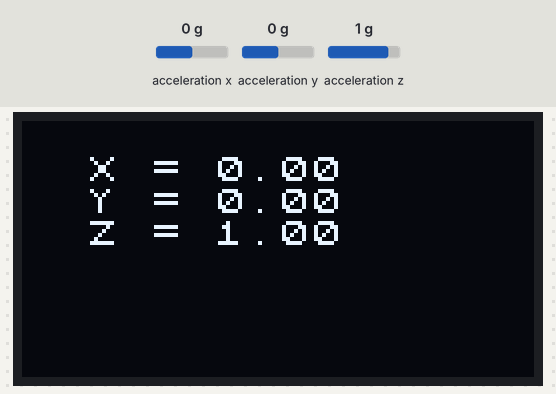
A sketch run on a simulated Arduino Uno, built with avr-gcc and run on an emulated ATmega328P. Parts: 128×64 one-colour display. Inputs (shaded band) come from the test bench; at power-on: acceleration x 0 g, acceleration y 0 g, acceleration z 1 g.

Above: at 1.2 s.
1.3 s: acceleration x set to -1.4 g
At 2.6 s:
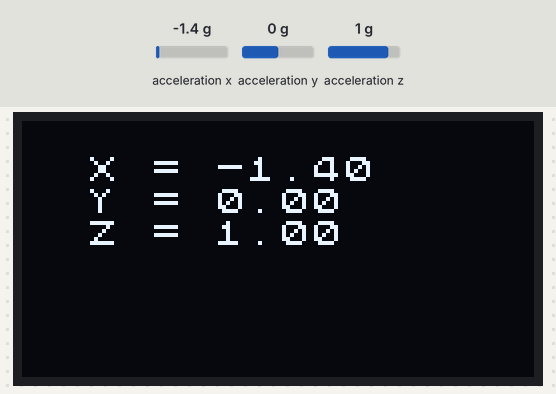
2.9 s: acceleration y set to -1.4 g
At 3.8 s:
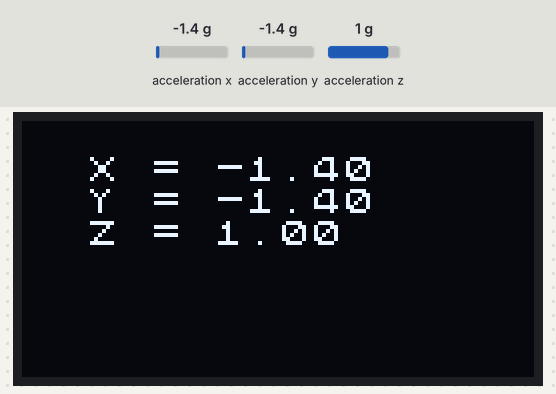
4.6 s: acceleration z set to -1.4 g
At 5.6 s:
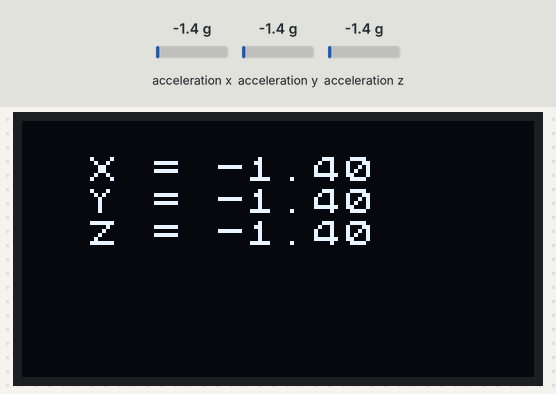
6.2 s: acceleration x set to -0.8 g
At 7.1 s:
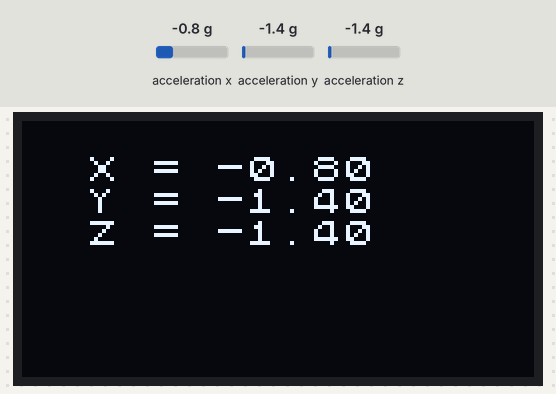
Timing chart, 0 to 8.8 s (numbered marks = the images above; inputs shaded):
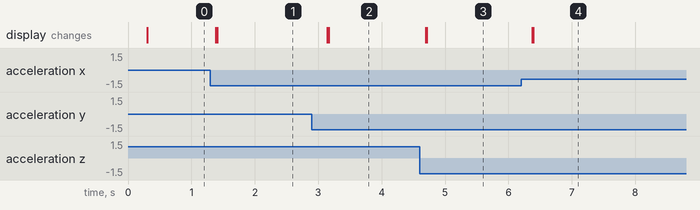

Measured:
- after the input at 1.3 s, the display: first changes after 0.08 s (image 1 shows a later state)
- after the input at 2.9 s, the display: first changes after 0.25 s (image 2 shows a later state)
- after the input at 4.6 s, the display: first changes after 0.09 s (image 3 shows a later state)
- after the input at 6.2 s, the display: first changes after 0.18 s (image 4 shows a later state)

The sketch:

Sketch3_3.ino
```cpp
// Sketch3_3.ino
// 3軸加速度センサーの準備
#include "LIS3DHTR.h"
LIS3DHTR<TwoWire> accelemeter;

// OLEDディスプレイの準備
#include "U8x8lib.h"
U8X8_SSD1306_128X64_ALT0_HW_I2C u8x8(/* reset=*/U8X8_PIN_NONE);

void setup() {
  // 3軸加速度センサーの初期化
  accelemeter.begin(Wire, 0x19);
  // OLEDディスプレイの初期化
  u8x8.begin();
  u8x8.setFlipMode(1);
  u8x8.setFont(u8x8_font_chroma48medium8_r);
  u8x8.clear();
}

void loop() {
  delay(100);  // 表示速度の調整
  // X方向加速度の表示
  u8x8.setCursor(2, 1);
  u8x8.print("X = ");
  u8x8.print(accelemeter.getAccelerationX());
  u8x8.print(" ");
  // Y方向加速度の表示
  u8x8.setCursor(2, 2);
  u8x8.print("Y = ");
  u8x8.print(accelemeter.getAccelerationY());
  u8x8.print(" ");
  // Z方向加速度の表示
  u8x8.setCursor(2, 3);
  u8x8.print("Z = ");
  u8x8.print(accelemeter.getAccelerationZ());
  u8x8.print(" ");
}
```
